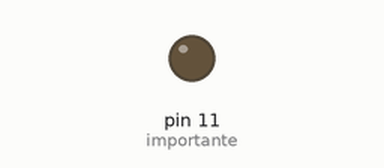
Simulated run of this sketch. Board: Arduino Uno, built with avr-gcc and run on an emulated ATmega328P. Shown: output pins drawn as LEDs (lit = HIGH).

Above: at 0.15 s.
Timing chart, 0 to 1.6 s (numbered marks = the images above):
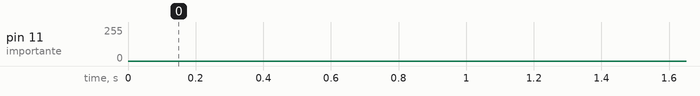

The sketch:

pwm.ino
```cpp
/*
   EXEMPLO DE USO PWM
   EXEMPLO 1 : CONTROLE DE VELOCIDADE DE UM MOTOR DC
   @author
*/


int efeito = 3;


void setup() {
  pinMode(11, OUTPUT); // importante!!! (saída PWM~)

}

void loop() {
  for (int i = 0; i < 256; i++) {
    analogWrite(11, i); //PWM 0A 225
    delay (efeito);
  }

  for (int i = 254; i >= 0; i--) {
    analogWrite(11, i); //PWM 0A 225
    delay (efeito);
  }
}
```
